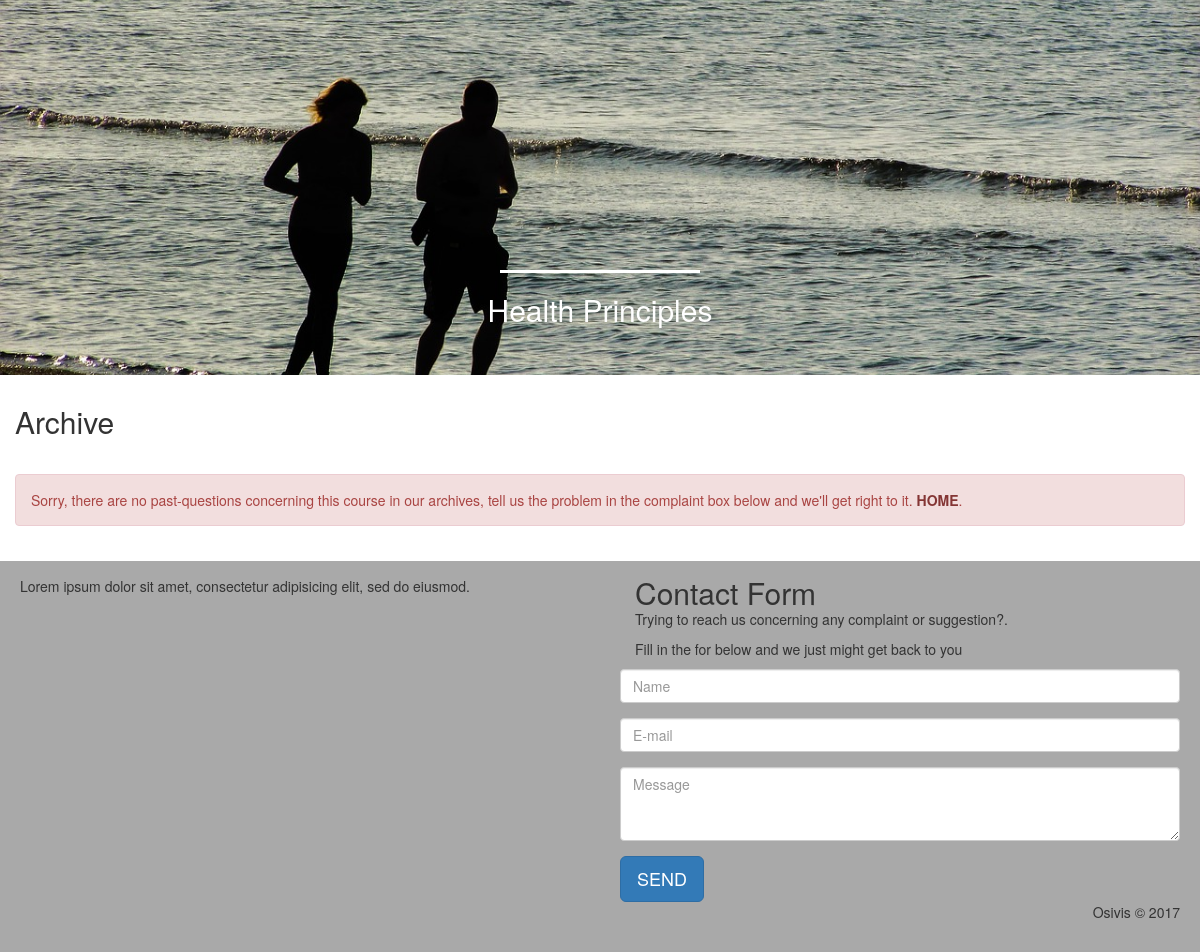
The page /osivis/archive/?id=5 on the database its author committed.
### tables this page shows
CREATE TABLE `course` (
  `coursecode` varchar(15) NOT NULL,
  `coursetitle` varchar(255) NOT NULL,
  `courseimg` varchar(255) NOT NULL,
  `coursedesc` varchar(255) NOT NULL,
  `courseid` int(8) NOT NULL
);

### osivis/archive/index.php (the view, shortened to what this page needs)
<?php
    if(isset($_GET["id"])){
        require_once("../../connect.php");
        $id = mysqli_real_escape_string($conn,$_GET["id"]);
        $qry = "SELECT coursetitle, courseimg FROM `course` WHERE `courseid`=$id";
        $result = mysqli_query($conn,$qry);
        if(mysqli_num_rows($result) > 0){
            $row = $result->fetch_assoc();
            $courseTitle = $row["coursetitle"];
            $imgUrl = $row["courseimg"];
        }
		else{
			Redirect();
		}
    }
    else{
        Redirect();
    }
?>
<!DOCTYPE HTML>
<html>
<head>
    <link rel="stylesheet" href="../css/bootstrap.min.css">
	<link rel="stylesheet" href="../css/font-awesome.min.css">
	<link rel="stylesheet" href="../css/style.css">
	<link rel="stylesheet" href="../css/responsive.css">
</head>
<body>
	<header style="background-image:url(<?php echo $imgUrl ?>);">
		<div class="head-content mobile-100">
			<hr style="border: none;border-top: 3px #ffffff solid;margin: 55% 25% 0;">
			<div class="os" style="text-align: center; margin: 10px 5px; color:white;">
				<h2><?php echo $courseTitle ?></h2>
			</div>
		</div>
	</header>
	<div class="body">
		<div class="panel-heading">
			<h2>Archive</h2>
		</div>
		<div class="panel-body">
					<?php
						$sql="SELECT year, yearid FROM period NATURAL JOIN questions WHERE courseid=$id GROUP BY year ORDER BY year DESC";
						$r = mysqli_query($conn, $sql);
						if(!$r){
							echo '
                                <div class="panel-body alert alert-danger">
                                    <button type="button" class="close" data-dismiss="alert" aria-hidden="true">×</button>
                                    Sorry, there are no past-questions concerning this course in our archives<a href="localhost/osivis" class="alert-link"></a>.
                                </div>';
						}
						else{
                            if(mysqli_num_rows($r) > 0){
							echo '<div class="table-responsive"><table class="table table-hover">
							<thead>
								<tr>
									<th>Year</th>
									<th class="t">Preview</th>
									<th class="t">PDF</th>
									<th class="t">Take</th>
								</tr>
							</thead>
							<tbody>';
							while($col = mysqli_fetch_array($r, MYSQLI_ASSOC)){
							echo '
								<tr>
									<td>'. $col['year'] .'</td>
									<td class="t"><a href="preview/?id='.$id.'&q='.$col['yearid'].'"><p class="fa fa-list-alt"></p></a></td>
									<td class="t"><a href="pdf/?id='.$id.'&q='.$col['yearid'].'"><p class="fa fa-download"></p></a></td>
									<td class="t"><a href="take/?id='.$id.'&q='.$col['yearid'].'"><p class="fa fa-pencil-square-o"></p></a></td>
								</tr>';
							}
							echo '</tbody></table></div>';
							mysqli_free_result($r);
							}
							else{
                            echo '
                                <div class=" panel-body alert alert-danger">
                                    Sorry, there are no past-questions concerning this course in our archives,
                                    tell us the problem in the complaint box below and we\'ll get right to it.
                                    <a href="localhost/osivis" class="alert-link">HOME</a>.
                                </div>';
							}
						}
					?>
        </div>
	</div>
	<footer>
        <?php
            include("../includes/footer.php");
        ?>
    </footer>
</body>
</html>

### osivis/css/style.css (style rules this page uses)
* { margin: 0; padding: 0; box-sizing: border-box; }
body { width: 100%; min-width: 320px; }
.body { position: relative; height: 100%; width: 100%; }
.head-content { width: 50%; max-width: 400px; margin: auto; height: 100%; padding: 50px 0; }
footer { height: auto; overflow: hidden; background: darkgray; }
footer::after { content: ""; display: block; clear: both; }

### osivis/archive/index.php (style rules this page uses)
header { width: 100%; max-height: 375px; min-height: 300px; background-repeat: no-repeat; background-size: cover; background-position: center center; }
.os h2 { margin-bottom: 5px; }

### rows shown on the page
course: courseimg (picture), coursetitle "Health Principles"
